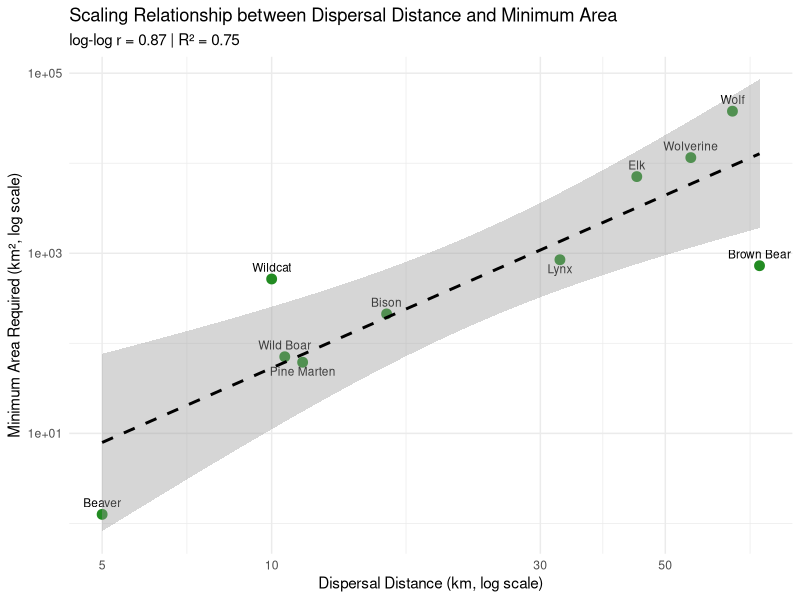

R code for this plot:
#################################################
## Preamble ##
#################################################

# Clear Memory
rm(list = ls())

# Clear Memory EXCEPT TEST AREAS
#rm(list = setdiff(ls(), c("test_region", "regions")))

# Load Packages
library(ggplot2)

# Setting seed
set.seed(13) #ensures that any randomness is controlled between MAC and Windows and between sessions

# Data
df <- data.frame(
  species = c("Beaver", "Bison", "Brown Bear", "Elk", "Lynx",
              "Pine Marten", "Wild Boar", "Wildcat", "Wolf", "Wolverine"),
  min_area = c(1.26, 212.096774, 727.272727, 7102.65, 847.457627,
               61.6, 70.92, 518, 37825.498, 11545.54),
  dispersal_dist_km = c(5, 16, 73.5, 44.5, 32.5, 11.35, 10.55, 10, 65.8, 55.5)
)

# Compute log-log correlation
cor_val <- cor(log10(df$dispersal_dist_km), log10(df$min_area))
cor_text <- paste0("log-log r = ", round(cor_val, 2))

# Fit log-log linear model
fit <- lm(log10(min_area) ~ log10(dispersal_dist_km), data = df)
r2_val <- summary(fit)$r.squared
r2_text <- paste0("R² = ", round(r2_val, 2))

# Create vjust vector for labels
vjust_vec <- ifelse(df$species %in% c("Pine Marten", "Lynx"), 1.5, -0.8)

# Plot
ggplot(df, aes(x = dispersal_dist_km, y = min_area, label = species)) +
  geom_point(size = 3, color = "forestgreen") +
  geom_text(vjust = vjust_vec, size = 3) +
  scale_y_log10() +
  scale_x_log10() +
  geom_smooth(method = "lm", se = TRUE, color = "black", linetype = "dashed") +
  labs(
    x = "Dispersal Distance (km, log scale)",
    y = "Minimum Area Required (km², log scale)",
    title = "Scaling Relationship between Dispersal Distance and Minimum Area",
    subtitle = paste(cor_text, "|", r2_text)
  ) +
  theme_minimal()
